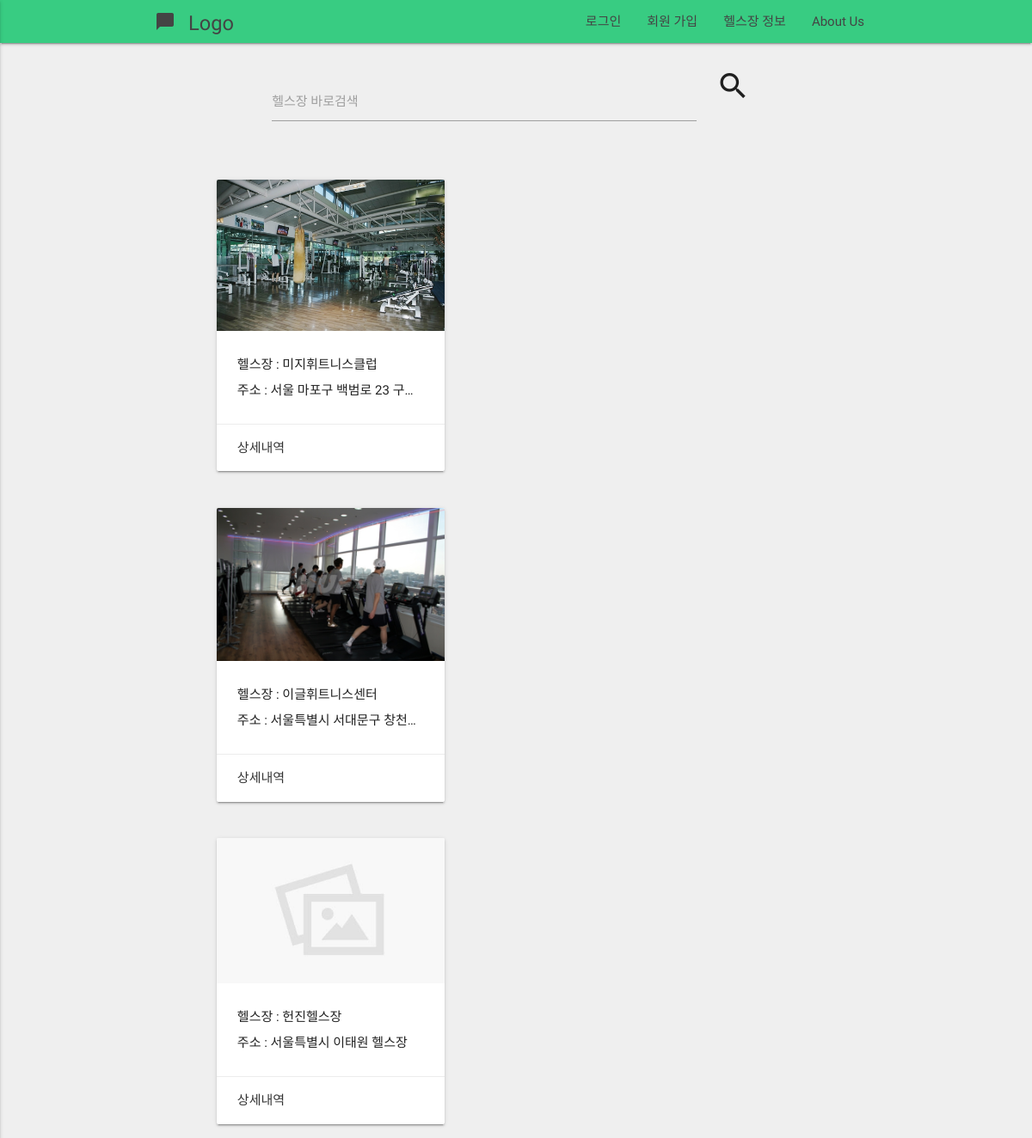
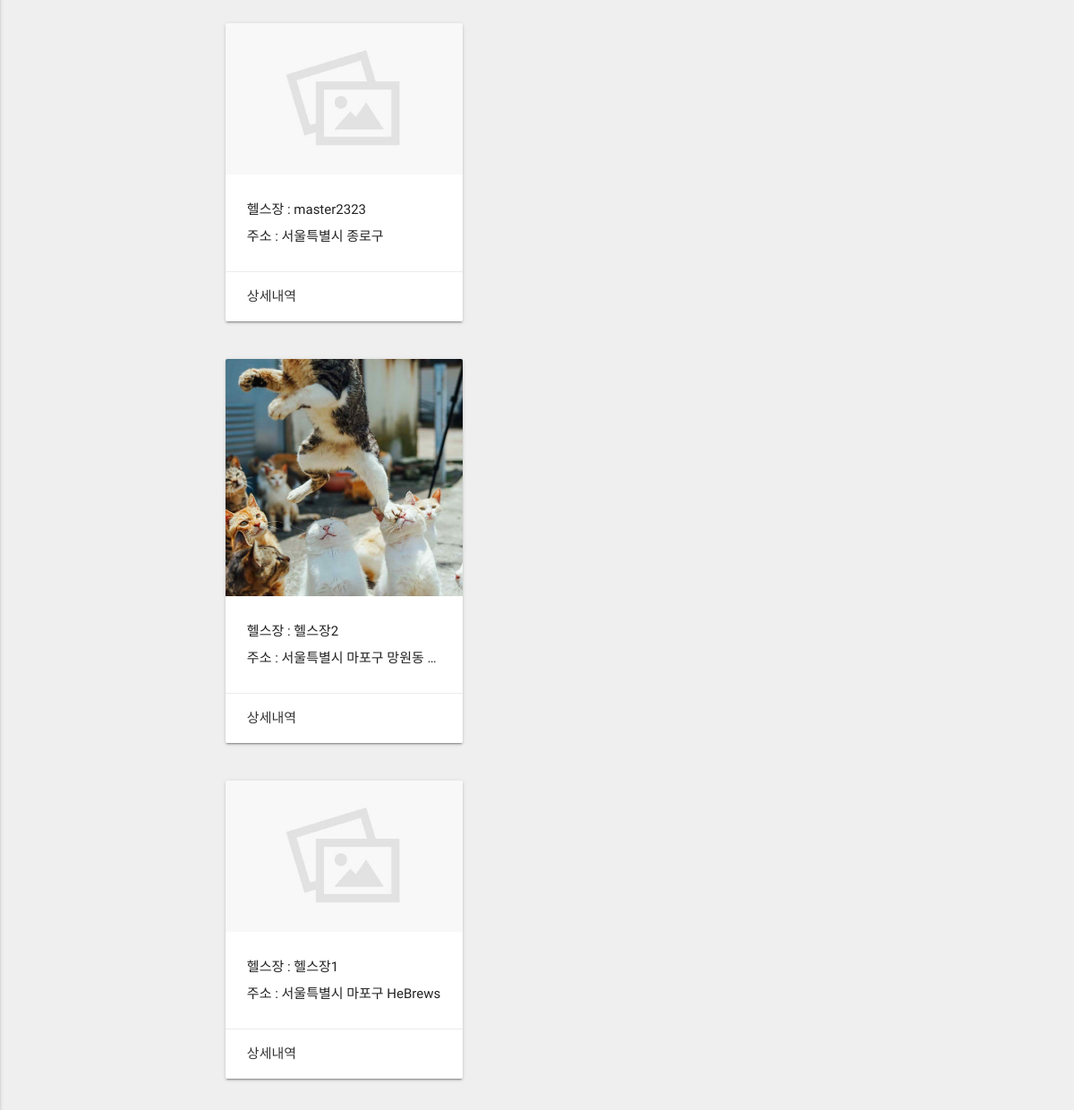
Screenshot of /healthclub/list/ with the database file from the repository (2 pictures, top to bottom).
### healthclub/models.py (models this page shows, shortened)
class HealthClub(models.Model):
    name      = models.CharField(max_length = 120)
    address   = models.CharField(max_length = 200)
    master    = models.ForeignKey(User)
    photo     = models.ImageField(blank=True)
    qrcode    = models.ImageField(blank=True)
    member    = models.IntegerField(default = 0)
    price1    = models.IntegerField(default = 0, blank = True)
    price2    = models.IntegerField(default = 0, blank = True)
    price3    = models.IntegerField(default = 0, blank = True)
    price6    = models.IntegerField(default = 0, blank = True)
    price12   = models.IntegerField(default = 0, blank = True)
    detail   = models.CharField(max_length = 1000, blank = True)
    timestamp = models.DateTimeField(auto_now=True)
    updated = models.DateTimeField(auto_now_add=True)

### healthclub/views.py (the view)
class HealthClubListView(ListView):
    def get_queryset(self):
        search = self.request.GET.get('search')
        if search:
            search = search.split("(")[0]
            return HealthClub.objects.filter(Q(name__icontains=search) | Q(address__icontains=search) | Q(detail__icontains=search)).order_by('updated')
        return HealthClub.objects.all().order_by('updated')
    def get_context_data(self, *args, **kwargs):
        context = super(HealthClubListView, self).get_context_data(**kwargs)
        healthclubs = HealthClub.objects.all()
        hkeywords = set()
        keywords = set()
        for healthclub in healthclubs:
            if len(healthclub.address) >= 12:
                address_short = healthclub.address[0:12] + ".."
            temp = healthclub.name + "(" + address_short + ")"
            hkeywords.add(temp)
            addresses = healthclub.address.split(' ')
            for address in addresses:
                keywords.add(address)
            context['keywords'] = keywords
            context['healthclubs'] = hkeywords
        return context

### healthclub/templates/healthclub/healthclub_list.html (shortened to what this page needs)
{% extends "base.html"  %}
{% load staticfiles %}
{%block content%}
<div class="container" style="margin-top:30px">
    <div class="row">
      <form method="GET" action="/healthclub/list/" id="search">
          <div class="row">
            <div class="col s2 m2 l2"></div>
            <div class="input-field col s7 m7 l7">
              <input type="text" name="search" id="autocomplete-input" class="autocomplete">
              <label for="autocomplete-input">헬스장 바로검색</label>
            </div>
            <div class="col s1 m1 l1">
                <i style="font-size:40px" class="material-icons prefix" onclick="submitFunc()">search</i>
            </div>
            <div class="col s3 m3 l3"></div>
          </div>
      </form>
    </div>
            {% for obj in object_list reversed%}
          <div class="row">
            <div class="col s1 m1 l1"></div>
            <div class="col s10 m4 l4">
              <div class="card" >
                <div class="card-image">
                  {% if obj.photo %}
                  <img src="{{obj.photo.url}}">
                  {%else%}
                  <img src="{% static 'images/default_image.jpg' %}">
                  {% endif %}
                </div>
                <div class="card-content">
                  <p>헬스장 : {{obj.name}}</p>
                  <p class="truncate">주소 : {{obj.address}}</p>
                </div>
                <div class="card-action">
                  <a href="{% url 'healthclub:detail' pk=obj.id %}">상세내역</a>
                </div>
              </div>
            </div>
            <div class="col s1"></div>
          </div>
             {% endfor %}
</div>
{%endblock content%}

### static/css/style.css (style rules this page uses)
p { line-height: 2rem; }

### templates/base.html (style rules this page uses)
body { background-color : #efefef; }
label { color: black; }

### rows the page displays
HealthClub: photo (picture), name "미지휘트니스클럽", address "서울 마포구 백범로 23 구…"
HealthClub: photo (picture), name "이글휘트니스센터", address "서울특별시 서대문구 창천…"
HealthClub: name "헌진헬스장", address "서울특별시 이태원 헬스장"
HealthClub: name "master2323", address "서울특별시 종로구"
HealthClub: photo (picture), name "헬스장2", address "서울특별시 마포구 망원동…"
HealthClub: name "헬스장1", address "서울특별시 마포구 HeBrews"
